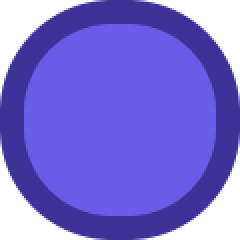
#> input picture ai_studio/feature_testing/consumer/assets/ui/panel.png, 120 x 120 px (shown 2 times larger)
$ python route_cutout.py --image ../../../../feature_testing/consumer/assets/ui/panel.png
#> lines starting #> are read from the running program, lines starting #| are printed output that depends on the picture; after the words box and inside, x2 and y2 are one past the last pixel; in counts of white or black regions, pixels touching at a corner belong together
#> in main, image is the input picture: PIL image 120x120 RGBA; mean R, G, B, A 74.8, 63.3, 167.2, 207.3
### ai_studio/assets/tools/lib/color.py
from __future__ import annotations

import argparse
from typing import Any

import numpy as np
from PIL import Image

RGB = tuple[int, int, int]

# T0254 (python-tools review, F3): color-distance-to-key was reimplemented >=5x
# with a metric SPLIT -- most call sites used Chebyshev (max |delta channel|)
# but route_cutout used Euclidean. Chebyshev is the majority AND the keyer's
# own metric (key_matte.py, chroma_key_alpha.py), so it is the one convention
# every call site converges on here.


def key_distance(pixels: Any, key: RGB | Any) -> Any:
    """Chebyshev (max absolute per-channel delta) color distance from every
    pixel to ``key``. Vectorized over numpy arrays whose last axis holds RGB(A)
    channels -- only the first 3 channels are compared, so RGBA arrays can be
    passed directly. ``pixels`` and ``key`` must already be in the same numeric
    scale (both 0-255, or both caller-normalized to 0-1); this function does
    not rescale either input."""
    key_array = np.asarray(key, dtype=np.float64)
    rgb = np.asarray(pixels, dtype=np.float64)[..., :3]
    return np.max(np.abs(rgb - key_array), axis=-1)


# [12 lines left out: function parse_hex, not called in this run]


def format_hex(value: RGB) -> str:
    """Format an (r, g, b) int tuple as a ``#rrggbb`` string."""
    return "#{:02x}{:02x}{:02x}".format(*value)


def estimate_border_key(
    image: Image.Image,
    *,
    alpha_threshold: int = 0,
    fallback: RGB = (255, 0, 255),
) -> RGB:
    """Most-common (mode) opaque border color.

    T0254 (F4): border-key estimation was duplicated 5x with DIVERGENT
    semantics -- some call sites used mode, others median, so the same sheet
    could resolve to different keys depending on which copy ran. This is the
    one convention every in-scope call site converges on: the mode of the
    border ring's opaque pixels, matching ``normalize_background.py`` (the
    tool that actually burns the estimated key into production sheets, i.e.
    the "production keyer" for this decision) rather than the median used by
    ``route_cutout.py``'s prior inline estimator. Mode is also more robust to
    a border that's 99% flat key + a few stray anti-aliased/art-bleed pixels:
    the exact key color still wins outright, where a median could drift.
    """
#> called with alpha_threshold = 0, fallback = (255, 0, 255)
    array = np.asarray(image.convert("RGBA"), dtype=np.uint8)
    border = np.concatenate([array[0, :, :], array[-1, :, :], array[:, 0, :], array[:, -1, :]], axis=0)
#> border = 480 rows, first 6: [0, 0, 0, 0], [0, 0, 0, 0], [0, 0, 0, 0], [0, 0, 0, 0], [0, 0, 0, 0], [0, 0, 0, 0]
    opaque = border[border[:, 3] > alpha_threshold]
#> opaque = 120 rows, first 6: [51, 51, 153, 5], [59, 48, 151, 47], [63, 48, 151, 89], [62, 50, 151, 126], [61, 50, 152, 157], [62, 49, 153, 184]
    if opaque.size == 0:
        return fallback
    rgb = opaque[:, :3]
#> rgb = 120 rows, first 8: [51, 51, 153], [59, 48, 151], [63, 48, 151], [62, 50, 151], [61, 50, 152], [62, 49, 153], [62, 50, 153], [62, 49, 153]
    colors, counts = np.unique(rgb, axis=0, return_counts=True)
#> colors = [[51, 51, 153], [59, 48, 151], [60, 51, 151], [61, 49, 152], [61, 50, 152], [61, 50, 153], [62, 49, 153], [62, 50, 151], [62, 50, 153], [63, 48, 151], [63, 50, 154], [65, 48, 151]]; counts = [8, 4, 4, 8, 12, 4, 12, 4, 52, 4, 4, 4]
    key = colors[int(np.argmax(counts))]
#> key = [62, 50, 153]
    return int(key[0]), int(key[1]), int(key[2])


# [16 lines left out: functions split_alpha, merge_alpha, not called in this run]

### ai_studio/assets/tools/image/route/route_cutout.py
#!/usr/bin/env python3
"""Auto-route a flat-key source crop to the correct cutout path.

Two cutout paths, disjoint problems:
  * key_matte (path 1) -- opaque art with a thin anti-aliased edge. The alpha is
    ~binary with a 1-2px transition; a single flat-key background is enough.
  * dual_plate (path 2) -- art with a WIDE soft/semi-transparent zone (glow,
    aura, smoke, glass, soft cast shadow). That fractional alpha is
    mathematically unrecoverable from ONE background, so it needs a white+black
    plate pair (gen_dual_plate.sh) instead.

Beyond these two, the canvas exposes EXPLICIT-only neural alpha methods this
router never emits: corridorkey (glow on a green/magenta key, first choice),
vitmatte (thin detail / fur / mesh on a key), and birefnet (arbitrary background,
NO key). See README.md "Что и когда" for the full lead-ratified routing table.
The key_matte-vs-dual_plate discriminator below is UNCHANGED by those.

This module decides which, FROM THE SINGLE FLAT-KEY SOURCE, so the choice can be
made before a generation is spent. Discriminator: the fraction of "partial"
keyness mass -- pixels that are a blend of key + foreground spread over a wide
band -- plus how DEEP that transition runs. Opaque art has a bimodal keyness
histogram (a tiny partial ring); soft art has a fat middle / deep gradient.

Calibrated 2026-06-18 on representative source sheets (key from the crop plan):
  hard/opaque icons/coins  soft_score <= 0.06,  depth90 <= 11px
  soft FX / glow / ring     soft_score >= 0.17,  ring depth90 = 22px
=> route to dual_plate when soft_score >= 0.11 OR depth90 >= 14px (the OR catches
the thin-but-deep glow ring that has a modest area score but a long gradient).

T0254 (python-tools review, F3) re-calibration 2026-07-04: the color-distance-
to-key metric switched from Euclidean (this module's own prior copy) to
Chebyshev (``lib/color.key_distance`` -- the majority metric, and the one
key_matte/the actual keyer uses; the two disagreeing near the tolerance
boundary was the bug). Chebyshev <= Euclidean always, so KEY_TOLERANCE (the
color-distance scale that maps to alpha in [0,1]) is rescaled down to keep the
SAME soft/hard separation: on this module's own soft-glow calibration fixture
(key->glow delta (255,-105,0)) Euclidean/Chebyshev = 1.0815, so
80.0 / 1.0815 = 74.0. Verified against route_cutout_test.py: soft_score goes
0.3816->0.3759 and depth90 16.03->15.62 (Euclidean@80 -> Chebyshev@74),
both still >> SCORE_THRESHOLD/DEPTH90_THRESHOLD with the same margin as before;
the opaque fixture stays exactly 0.0/0px either way (it has zero soft band by
construction). SCORE_THRESHOLD/DEPTH90_THRESHOLD themselves are unchanged --
they compare the (now Chebyshev-based) score/depth90 outputs, not raw color
distance, so they don't need adjusting once the distance scale is realigned.

CPU + numpy only; no native code, no ML. The cutout is ~0.3% of one gpt-image-2
generation, so this stays cheap by design.
"""
from __future__ import annotations

import argparse
import json
import subprocess
import sys
from dataclasses import asdict, dataclass
from pathlib import Path

import numpy as np
from PIL import Image
from scipy import ndimage

ROOT = Path(__file__).resolve().parents[5]
if str(ROOT) not in sys.path:
    sys.path.insert(0, str(ROOT))

from ai_studio.assets.tools.lib.color import estimate_border_key, key_distance

# --- routing constants (calibrated; see module docstring) -----------------
KEY_TOLERANCE = 74.0  # color-distance scale that maps to alpha in [0,1] (Chebyshev; see re-calibration note above)
PARTIAL_LO = 0.15     # keyness band that counts as "soft/semi-transparent"
PARTIAL_HI = 0.85
SCORE_THRESHOLD = 0.11   # >= -> wide soft zone -> dual_plate
DEPTH90_THRESHOLD = 14.0  # >= -> deep gradient (thin glow ring) -> dual_plate

RGB = tuple[int, int, int]


@dataclass(frozen=True)
class RouteDecision:
    method: str  # "key_matte" | "dual_plate"
    needs_dual: bool
    soft_score: float
    depth90: float
    depth_median: float
    key: RGB
    n_core: int
    n_partial: int
    reason: str


def soft_metrics(
    image: Image.Image,
    key: RGB | None = None,
    *,
    tolerance: float = KEY_TOLERANCE,
    lo: float = PARTIAL_LO,
    hi: float = PARTIAL_HI,
) -> dict:
    """Per-source softness metrics used by the router (also handy standalone)."""
    if key is None:
        # T0254 (F4): border-key auto-detect used to be a local median-of-border
        # copy (`_key_from_border`); now shared with bg_fix's mode-of-opaque-
        # border convention (lib/color.estimate_border_key) so the two modules
        # can't resolve different keys for the same sheet.
        key = estimate_border_key(image)
#> key = (62, 50, 153)
    rgb = np.asarray(image.convert("RGB"), dtype=np.float64)
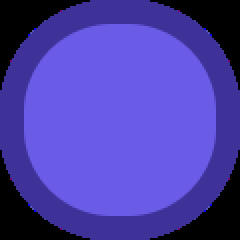
#> rgb: shape (120, 120, 3) float64 (shown 2 times larger); mean R, G, B 74.8, 63.3, 167.2
    key_arr = np.asarray(key, dtype=np.float64)
#> key_arr = [62, 50, 153]
    distance = key_distance(rgb, key_arr)
#> in key_distance, `return np.max(np.abs(rgb - key_array), axis=-1)`:
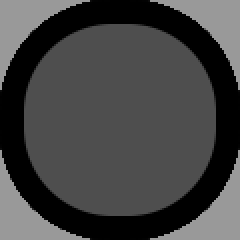
#> returned value: shape (120, 120) float64 (shown 2 times larger); min 0, max 153, mean 67.8
    # Cheap per-pixel alpha proxy: 0 at the key, 1 far from it.
    alpha = np.clip(distance / tolerance, 0.0, 1.0)
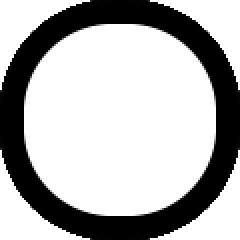
#> alpha: shape (120, 120) float64 (shown 2 times larger); min 0, max 1, mean 0.701
    partial = (alpha > lo) & (alpha < hi)
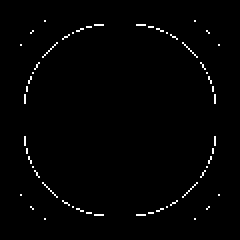
#> partial: shape (120, 120) bool (shown 2 times larger); 1.3% white in thin lines or dots, all inside (x1, y1, x2, y2) = (10, 10, 110, 110)
    core = alpha >= hi
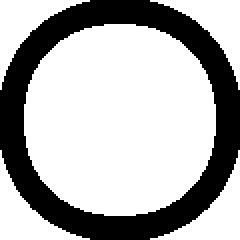
#> core: shape (120, 120) bool (shown 2 times larger); 69.5% white; 1 black region, box (x1, y1, x2, y2) and area: (0, 0, 120, 120) 4396
    n_partial = int(partial.sum())
#> n_partial = 184
    n_core = int(core.sum())
#> n_core = 10004
    # Soft fraction of the NON-key content: opaque art ~0, glow/soft art high.
    score = n_partial / max(1, n_partial + n_core)
#> score = 0.0181
    if n_core > 0 and n_partial > 0:
        depth_map = ndimage.distance_transform_edt(~core)
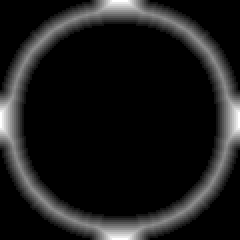
#> depth_map: shape (120, 120) float64 (shown 2 times larger); min 0, max 12, mean 1.27; drawn with min black and max white
        depth_median = float(np.median(depth_map[partial]))
#> depth_median = 1
        depth90 = float(np.percentile(depth_map[partial], 90))
#> depth90 = 1
    elif n_partial > 0:
        # All soft, no opaque core (pure glow) -> definitively soft.
        depth_median = depth90 = float(max(image.size))
    else:
        depth_median = depth90 = 0.0
    return {
        "soft_score": round(score, 4),
        "depth_median": round(depth_median, 2),
        "depth90": round(depth90, 2),
        "n_core": n_core,
        "n_partial": n_partial,
        "key": (int(key_arr[0]), int(key_arr[1]), int(key_arr[2])),
    }


def route_cutout(
    image: Image.Image,
    key: RGB | None = None,
    *,
    score_threshold: float = SCORE_THRESHOLD,
    depth90_threshold: float = DEPTH90_THRESHOLD,
) -> RouteDecision:
    """Decide key_matte vs dual_plate for one flat-key source crop."""
    m = soft_metrics(image, key)
#> m = {'soft_score': 0.0181, 'depth_median': 1, 'depth90': 1, 'n_core': 10004, 'n_partial': 184, 'key': (62, 50, 153)}
    by_area = m["soft_score"] >= score_threshold
#> by_area = False
    by_depth = m["depth90"] >= depth90_threshold
#> by_depth = False
    needs_dual = by_area or by_depth
#> needs_dual = False
    if needs_dual:
        bits = []
        if by_area:
            bits.append(f"soft_score {m['soft_score']:.3f} >= {score_threshold}")
        if by_depth:
            bits.append(f"depth90 {m['depth90']:.1f}px >= {depth90_threshold}")
        reason = "wide/deep semi-transparent zone (" + " and ".join(bits) + ") -> dual_plate"
    else:
        reason = (
            f"opaque: soft_score {m['soft_score']:.3f} < {score_threshold} and "
            f"depth90 {m['depth90']:.1f}px < {depth90_threshold} -> key_matte"
        )
    return RouteDecision(
        method="dual_plate" if needs_dual else "key_matte",
        needs_dual=needs_dual,
        soft_score=m["soft_score"],
        depth90=m["depth90"],
        depth_median=m["depth_median"],
        key=m["key"],
        n_core=m["n_core"],
        n_partial=m["n_partial"],
        reason=reason,
    )


def _parse_rgb(text: str) -> RGB:
    parts = [int(p) for p in text.replace(" ", "").split(",")]
    if len(parts) != 3:
        raise argparse.ArgumentTypeError("expected r,g,b")
    return (parts[0], parts[1], parts[2])


def _parse_crop(text: str) -> tuple[int, int, int, int]:
    parts = [int(p) for p in text.replace(" ", "").split(",")]
    if len(parts) != 4:
        raise argparse.ArgumentTypeError("expected x,y,w,h")
    return (parts[0], parts[1], parts[2], parts[3])


def _launch_dual_plate(source: Path, name: str, out_dir: Path) -> int:
    script = ROOT / ".codex" / "skills" / "nt-asset-image-generation" / "scripts" / "gen_dual_plate.sh"
    cmd = ["bash", str(script), "--source", str(source), "--name", name, "--out-dir", str(out_dir)]
    print(">>> auto-trigger:", " ".join(cmd))
    try:
        return subprocess.run(cmd, check=False).returncode
    except FileNotFoundError:
        print("error: could not launch bash; run the command above manually", file=sys.stderr)
        return 127


def main(argv: list[str] | None = None) -> int:
    parser = argparse.ArgumentParser(description="Route a flat-key source to key_matte or dual_plate.")
    parser.add_argument("--image", required=True, type=Path)
    parser.add_argument("--key", type=_parse_rgb, default=None, help="flat-key color r,g,b (default: auto from border)")
    parser.add_argument("--crop", type=_parse_crop, default=None, help="x,y,w,h sub-crop to route")
    parser.add_argument("--json", action="store_true", help="emit the decision as JSON")
    parser.add_argument("--auto-dual", action="store_true", help="if soft, launch gen_dual_plate.sh automatically")
    parser.add_argument("--name", default=None, help="asset name for --auto-dual (default: image stem)")
    parser.add_argument("--out-dir", type=Path, default=Path("tmp/dual"), help="--auto-dual output dir")
    args = parser.parse_args(argv)

    image = Image.open(args.image).convert("RGBA")
    if args.crop:
        x, y, w, h = args.crop
        image = image.crop((x, y, x + w, y + h))
    decision = route_cutout(image, args.key)

    if args.json:
        print(json.dumps(asdict(decision)))
    else:
        print(f"method   : {decision.method}")
#| method   : key_matte
        print(f"reason   : {decision.reason}")
#| reason   : opaque: soft_score 0.018 < 0.11 and depth90 1.0px < 14.0 -> key_matte
        print(f"metrics  : soft_score={decision.soft_score} depth90={decision.depth90} "
              f"core={decision.n_core} partial={decision.n_partial} key={decision.key}")
#| metrics  : soft_score=0.0181 depth90=1.0 core=10004 partial=184 key=(62, 50, 153)

    if decision.needs_dual and args.auto_dual:
        name = args.name or args.image.stem
        return _launch_dual_plate(args.image, name, args.out_dir)
    return 0


if __name__ == "__main__":
    raise SystemExit(main())
#> (the program exits here)
